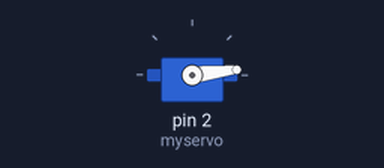
Bench run of a sketch on a simulated Arduino Uno, built with avr-gcc and run on an emulated ATmega328P. On the bench: servo.

Above: at 0.05 s.
At 0.85 s:
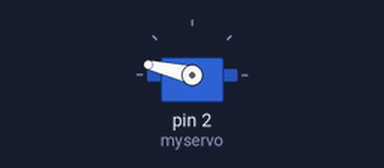
At 1.2 s:
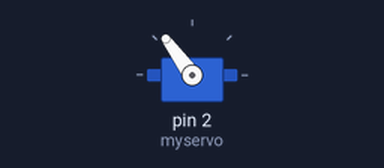
At 1.7 s:
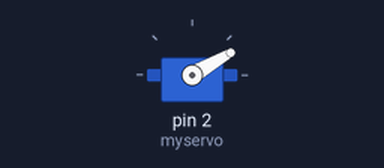
Timing chart, 0 to 4.2 s (numbered marks = the images above):
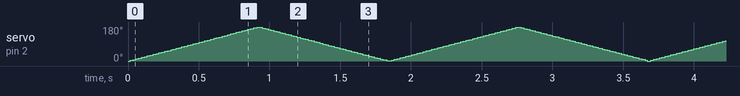

The sketch:

servo.ino
```cpp
#include<Servo.h>
Servo myservo;
void setup() {
  // put your setup code here, to run once:
myservo.attach(2  );
}

void loop() {
  // put your main code here, to run repeatedly:
for(int i=0; i<=180; i++){
myservo.write(i);
delay(5);
}
for(int i=180; i>=0; i--){
myservo.write(i);
delay(5);
}
}
```
